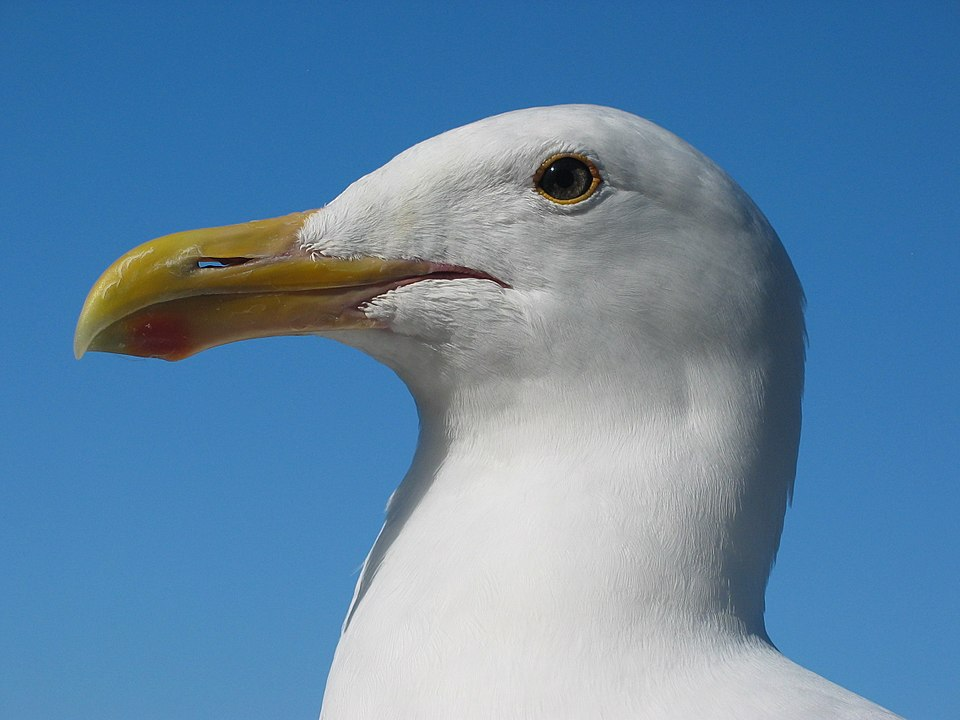
#> input picture src/images/seagull.jpg, 960 x 720 px
$ python todo05_convolution.py
#> lines starting #> are read from the running program, lines starting #| are printed output that depends on the picture
"""Day06 과제 #3 — CuPy를 활용한 2차원 Convolution CPU vs. GPU

출처: 03_DL-and-GPU.ipynb
    셀 [58]          relu()
    셀 [117]         convolution2d() (NumPy, 출력 픽셀 단위 반복)
    셀 [120], [122]  세로/가로 edge 필터, 편향
    셀 [299], [301]  입력 이미지 (흑백, 1280x720, 0~1 실수)
    셀 [330]         TODO: CuPy 2차원 convolution 함수 (커널 원소 단위 반복)
    셀 [332]         TODO: convolution2d로 CPU 처리
    셀 [334]         TODO: GPU 처리 (변환-워밍업-처리 파이프라인)
    셀 [336]         TODO: CPU/GPU 결과 비교 및 출력
    셀 [338]         이미지 출력

결과 그림은 화면에 띄우지 않고 results/05_convolution_comparison.png로 저장한다.
"""

import time
from pathlib import Path

import cupy as cp
import cv2
import matplotlib.pyplot as plt
import numpy as np

plt.switch_backend("Agg")  # 창을 띄우지 않고 파일로만 저장

REPO_ROOT = Path(__file__).resolve().parent.parent
RESULTS_DIR = Path(__file__).resolve().parent / "results"

# 셀 [299]
IMAGE_PATH = REPO_ROOT / "src" / "images" / "seagull.jpg"

TARGET_WIDTH = 1280
TARGET_HEIGHT = 720

# 셀 [120] x축 방향 edge (세로 선) 검출 필터
DX_EDGE_FILTER = np.array(
    [
        [-1, 0, 1],
        [-1, 0, 1],
        [-1, 0, 1]
    ],
    dtype=np.float32
)

# 셀 [120] y축 방향 edge (가로 선) 검출 필터
DY_EDGE_FILTER = np.array(
    [
        [-1, -1, -1],
        [0, 0, 0],
        [1, 1, 1]
    ],
    dtype=np.float32
)

# 셀 [122] 너무 약한 특징 (0.2 이하)은 무시
DX_BIAS = -0.2
DY_BIAS = -0.2


# 셀 [58]
def relu(x):
    return np.maximum(0, x)


# relu()의 CuPy 버전 (np → cp만 바뀜)
def relu_cp(x):
    return cp.maximum(0, x)


# 셀 [117]
def convolution2d(image, kernel, bias=0.0, stride=1, padding=0):
    """2차원 이미지에 하나의 CNN 필터를 적용 (NumPy, 출력 픽셀을 하나씩 계산)."""

    kernel_height, kernel_width = kernel.shape

    # 이미지 가장자리에 zero padding 적용
    padded_image = np.pad(
        image,
        ((padding, padding), (padding, padding)),
        mode="constant",
        constant_values=0
    )

    # Convolution 출력 크기 = floor((H + 2P - K) / S) + 1
    output_height = (padded_image.shape[0] - kernel_height) // stride + 1
    output_width = (padded_image.shape[1] - kernel_width) // stride + 1

    output = np.zeros((output_height, output_width), dtype=np.float32)

    # 커널을 움직이며 필터 적용
    for output_y in range(output_height):
        for output_x in range(output_width):
            start_y = output_y * stride
            start_x = output_x * stride

            image_region = padded_image[
                start_y:start_y + kernel_height,
                start_x:start_x + kernel_width
            ]

            weighted_sum = np.sum(image_region * kernel)
            output[output_y, output_x] = weighted_sum + bias

    return output


# 셀 [330]
# TODO: CuPy를 사용하여 2차원 convolution 함수 정의
# [42 lines left out: function convolution2d_cp, not called in this run]


def main():
    # 셀 [301]
    img_gray = cv2.imread(str(IMAGE_PATH), cv2.IMREAD_GRAYSCALE)
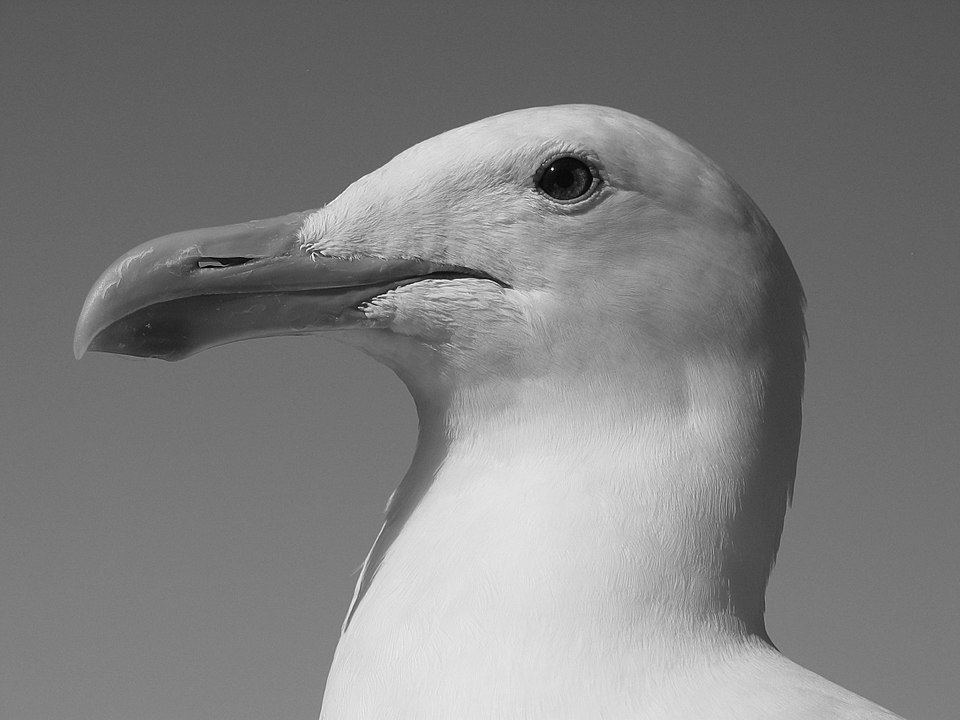
#> img_gray: shape (720, 960); min 0, max 255, mean 127

    if img_gray is None:
        raise FileNotFoundError(f"이미지를 읽을 수 없습니다: {IMAGE_PATH}")

    img_gray = cv2.resize(
        img_gray,
        (TARGET_WIDTH, TARGET_HEIGHT),
        interpolation=cv2.INTER_AREA
    )
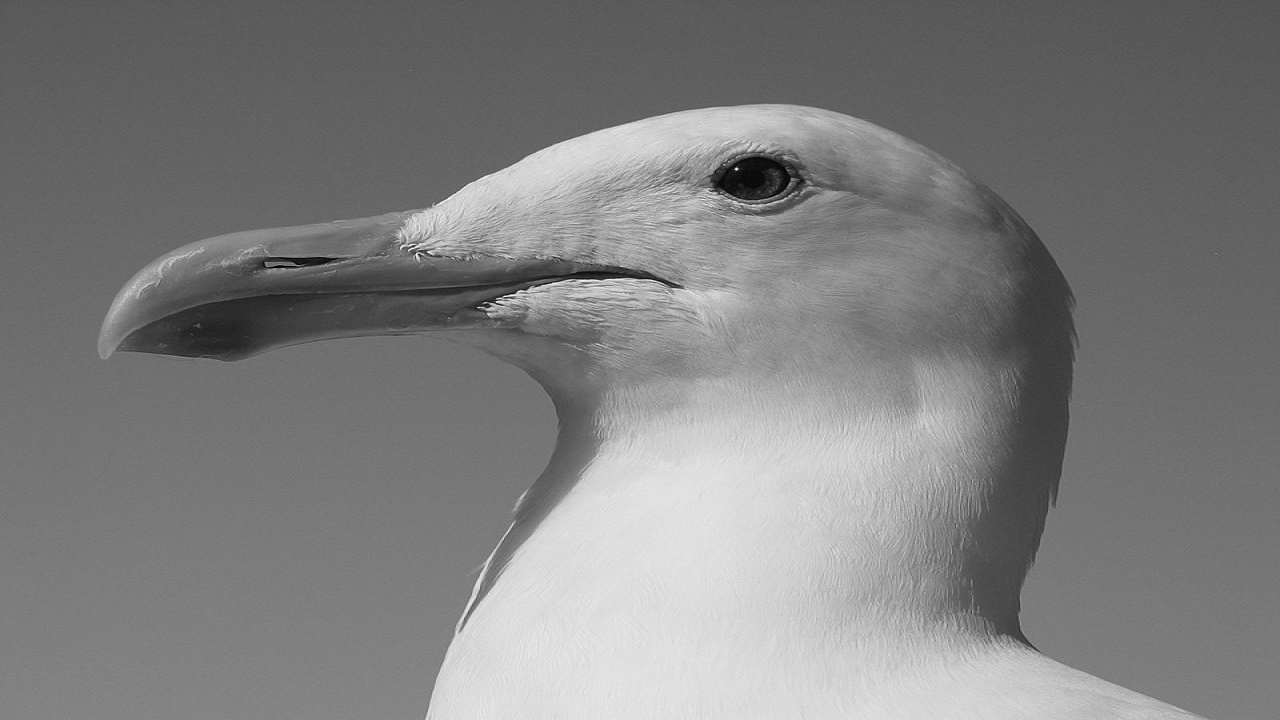
#> img_gray: shape (720, 1280); min 0, max 255, mean 127

    input_np = img_gray.astype(np.float32) / 255.0

    # 셀 [332]
    # TODO: 기존에 정의한 convolution2d 함수를 사용하여 convolution을 CPU로 처리
    # TODO: 변수 재사용 가능

    cpu_start = time.perf_counter()

    output_dx_np = convolution2d(input_np, DX_EDGE_FILTER, bias=DX_BIAS, stride=1, padding=1)
#> after the loop in convolution2d, `for output_y in range(output_height):`:
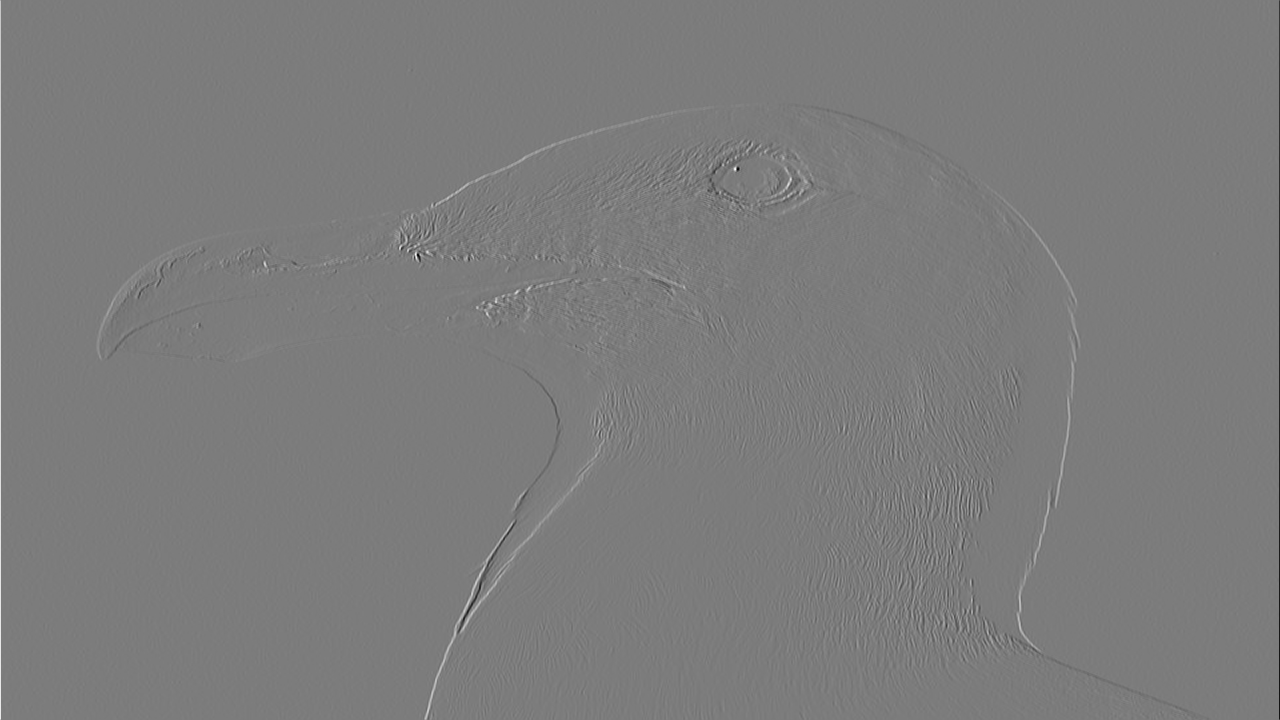
#> output: shape (720, 1280) float32; min -1.95, max 1.64, mean -0.2; drawn with min black and max white
    output_dy_np = convolution2d(input_np, DY_EDGE_FILTER, bias=DY_BIAS, stride=1, padding=1)

    cpu_end = time.perf_counter()

    cpu_time = cpu_end - cpu_start
    relu_dx_np = relu(output_dx_np)
#> in relu, `return np.maximum(0, x)`:
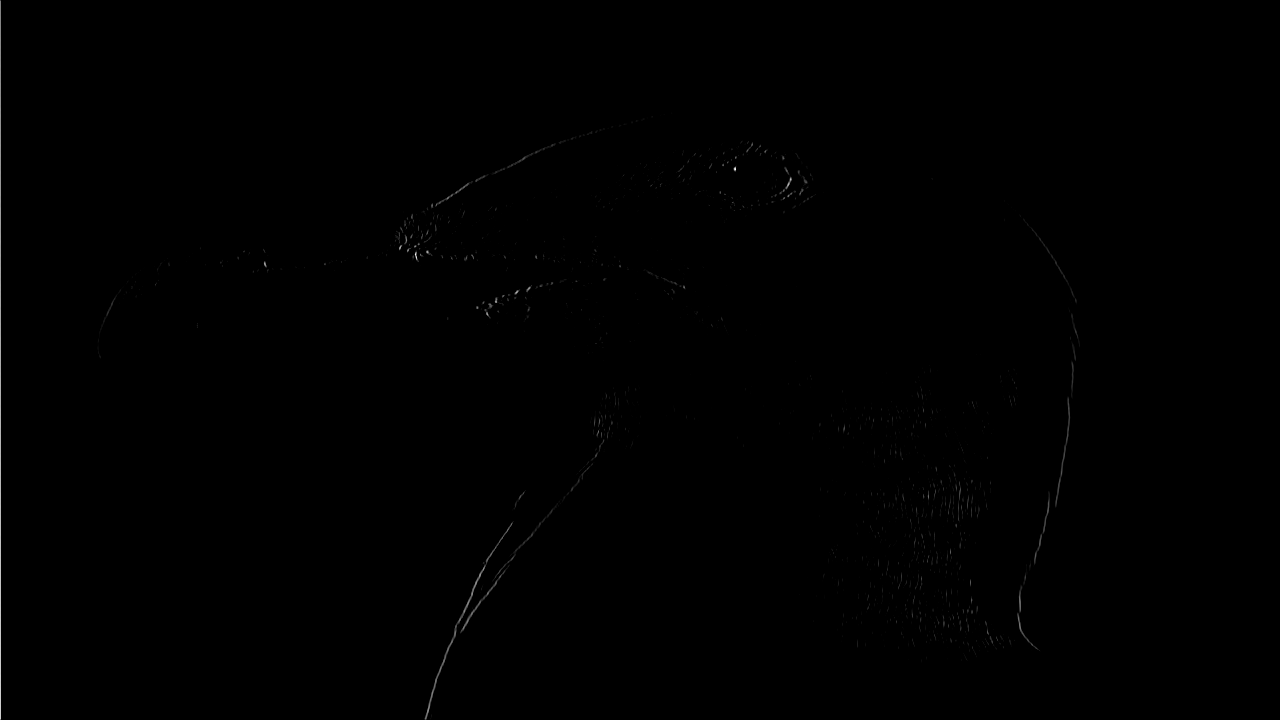
#> returned value: shape (720, 1280) float32; min 0, max 1.64, mean 0.00248; drawn with min black and max white
    relu_dy_np = relu(output_dy_np)

    # 셀 [334]
    # TODO: convolution을 GPU로 처리 (변환-워밍업-처리 파이프라인 구현)
    # TODO: 변수 재사용 가능

    # 1) 변환: CPU → GPU
    upload_start = time.perf_counter()

    input_cp = cp.asarray(input_np)
    dx_filter_cp = cp.asarray(DX_EDGE_FILTER)
    dy_filter_cp = cp.asarray(DY_EDGE_FILTER)

    cp.cuda.Stream.null.synchronize()

    upload_end = time.perf_counter()

    upload_time = upload_end - upload_start

    # 2) 워밍업: 작은 이미지로 한 번 실행해 GPU 초기화·커널 준비 시간을 측정에서 뺌
    warmup_image = cp.zeros((64, 64), dtype=cp.float32)

    _ = relu_cp(convolution2d_cp(warmup_image, dx_filter_cp, bias=DX_BIAS, stride=1, padding=1))

    cp.cuda.Stream.null.synchronize()

    # 3) 처리: CPU와 같은 구간(dx + dy convolution)만 측정
    cp.cuda.Stream.null.synchronize()

    gpu_start = time.perf_counter()

    output_dx_cp = convolution2d_cp(input_cp, dx_filter_cp, bias=DX_BIAS, stride=1, padding=1)
    output_dy_cp = convolution2d_cp(input_cp, dy_filter_cp, bias=DY_BIAS, stride=1, padding=1)

    cp.cuda.Stream.null.synchronize()

    gpu_end = time.perf_counter()

    gpu_time = gpu_end - gpu_start

    # CPU와 같이 측정 구간 밖에서 ReLU 적용 (GPU 배열 그대로)
    relu_dx_cp = relu_cp(output_dx_cp)
    relu_dy_cp = relu_cp(output_dy_cp)

    cp.cuda.Stream.null.synchronize()

    # 4) 변환: GPU → CPU
    download_start = time.perf_counter()

    relu_dx_cp_np = cp.asnumpy(relu_dx_cp)
    relu_dy_cp_np = cp.asnumpy(relu_dy_cp)

    download_end = time.perf_counter()

    download_time = download_end - download_start

    # 셀 [336]
    # TODO: CPU/GPU 결과 비교 및 출력
    compute_speedup = cpu_time / gpu_time

    gpu_total_time = upload_time + gpu_time + download_time
    total_speedup = cpu_time / gpu_total_time

    # 두 구현의 결과가 같은지 확인 (float32 덧셈 순서 차이만큼의 오차는 허용)
    max_difference_dx = np.max(np.abs(relu_dx_np - relu_dx_cp_np))
    max_difference_dy = np.max(np.abs(relu_dy_np - relu_dy_cp_np))

    print(f"Input image: {input_np.shape[1]}x{input_np.shape[0]}")
    print()

    print("========== NumPy CPU ==========")
    print(f"Processing time (dx + dy): {cpu_time:.4f} seconds")
    print()

    print("========== CuPy GPU ==========")
    print(f"CPU to GPU: {upload_time:.4f} seconds")
    print(f"GPU processing (dx + dy): {gpu_time:.4f} seconds")
    print(f"GPU to CPU: {download_time:.4f} seconds")
    print(f"Total GPU time: {gpu_total_time:.4f} seconds")
    print()

    print("========== Comparison ==========")
    print(f"Compute-only speedup: {compute_speedup:.2f}x")
    print(f"Including transfers: {total_speedup:.2f}x")
    print(f"Max |CPU - GPU| (vertical): {max_difference_dx:.2e}")
    print(f"Max |CPU - GPU| (horizontal): {max_difference_dy:.2e}")

    # 셀 [338]
    RESULTS_DIR.mkdir(exist_ok=True)

    plt.figure(figsize=(18, 8))

    plt.subplot(2, 3, 1), plt.imshow(input_np, cmap="gray"), plt.title("Input Image")
    plt.subplot(2, 3, 2), plt.imshow(relu_dx_np, cmap="gray"), plt.title("Vertical Convolution (CPU)")
    plt.subplot(2, 3, 3), plt.imshow(relu_dx_cp_np, cmap="gray"), plt.title("Vertical Convolution (GPU)")
    plt.subplot(2, 3, 4), plt.imshow(input_np, cmap="gray"), plt.title("Input Image")
    plt.subplot(2, 3, 5), plt.imshow(relu_dy_np, cmap="gray"), plt.title("Horizontal Convolution (CPU)")
    plt.subplot(2, 3, 6), plt.imshow(relu_dy_cp_np, cmap="gray"), plt.title("Horizontal Convolution (GPU)")

    for ax in plt.gcf().axes:
        ax.axis("off")

    plt.savefig(RESULTS_DIR / "05_convolution_comparison.png", bbox_inches="tight")
    print("Saved:", RESULTS_DIR / "05_convolution_comparison.png")


if __name__ == "__main__":
    main()
#> (the call stopped at in main, `input_cp = cp.asarray(input_np)`: cupy is not available in this run)
